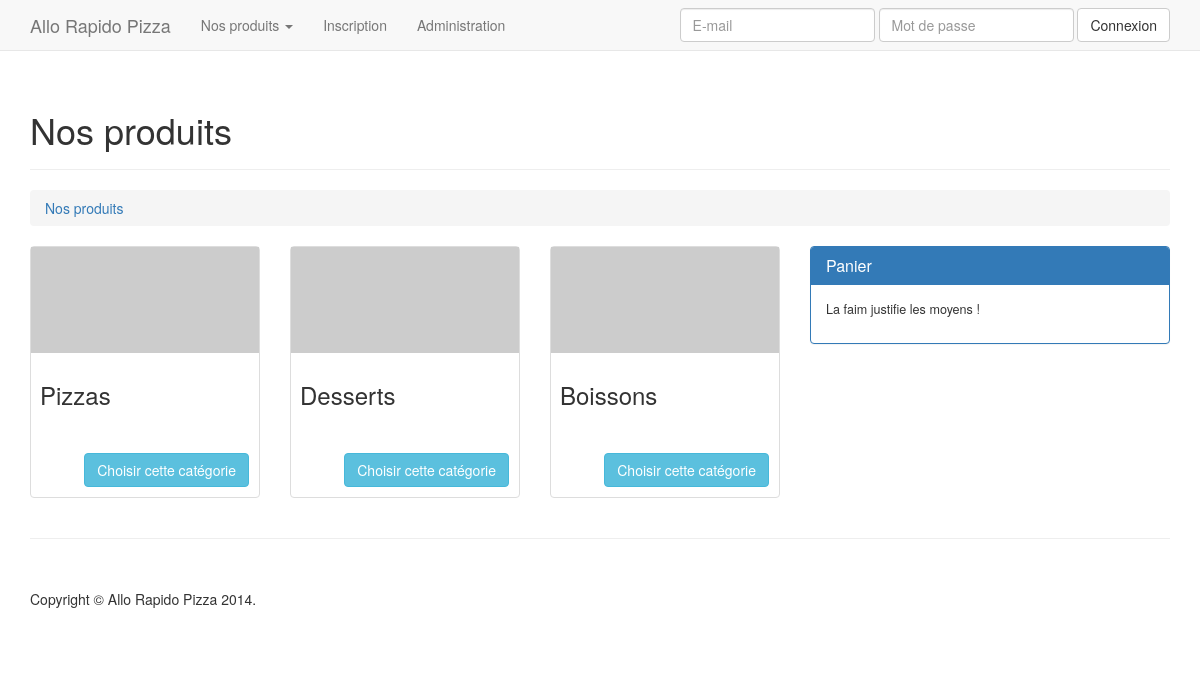
The page / on the database its author committed.
### tables this page shows
CREATE TABLE IF NOT EXISTS `categories` (
`categoryId` int(11) NOT NULL,
  `categoryName` varchar(255) NOT NULL
);

### index.php (called while the page is built, shortened)
<?php
require_once 'dbconnect.php';
require_once 'library/Model.class.php';
require_once 'library/SQLQueryManager.class.php';
require_once 'model/CartModel.class.php';
require_once 'routing.php';
require_once 'controller/controller.php';
require_once 'view/top.phtml';
require_once 'view/' . $menu . '.phtml';
require_once 'view/bottom.phtml';

### controller/controller.php (called while the page is built, shortened)
<?php
$categoryModel = new CategoryModel($PDO);
if (isset($_SESSION['customerArray']))
{
    $customerIsConnected = true;
}
else
{
    $customerIsConnected = false;
}
$categoriesList = $categoryModel->listAll();
if ($menu === 'shop')
{
    $cartModel = new CartModel($PDO);
    $categoryModel = new CategoryModel($PDO);
    $productModel = new ProductModel($PDO);
    if (isset($_GET['categoryId']) && $categoryModel->exists($_GET['categoryId']))
    {
        $productsList = $productModel->listAll($_GET['categoryId']);
        $selectedCategoryName = $categoryModel->getName($_GET['categoryId']);
    }
    else
    {
        $selectedCategoryName = false;
    }
    $cartProductsList = $cartModel->listAll();
    if (count($cartProductsList) === 0)
    {
        $cartIsEmpty = true;
    }
}

### library/Model.class.php (called while the page is built, shortened)
<?php
abstract class Model
{
  protected $SQLQueryManager;
  public function __construct($PDO)
	{
        $SQLQueryManager = new SQLQueryManager($PDO);
	}
  protected function setSQLQueryManager(SQLQueryManager $SQLQueryManager)
  {
    $this->SQLQueryManager = $SQLQueryManager;
  }
  public function listAll()
  {
    return $this->SQLQueryManager->select($this->table);
  }
}

### library/SQLQueryManager.class.php (called while the page is built, shortened)
<?php
class SQLQueryManager
{
  private $PDO;
  protected function setPDO(PDO $PDO)
  {
    $this->PDO = $PDO;
  }
  public function select($table, $whereArray = [], $orderBy = null, $limit = null, $offset = 0)
  {
    $query = "SELECT * FROM " . $table;
    $boundValues = [];
    $statement = $this->PDO->prepare($query);
    $statement->execute($boundValues);
    return $statement->fetchAll();
  }
  public function query($query, $boundValues, $returnResults = false)
  {
    $statement = $this->PDO->prepare($query);
    $statement->execute($boundValues);
    if ($returnResults)
    {
      return $statement->fetchAll();
    }
  }
}

### model/CartModel.class.php (called while the page is built, shortened)
<?php
class CartModel extends Model
{
  public function listAll()
  {
    $query = "SELECT *
              FROM carts_products AS c, products AS p
              WHERE p.productId = c.productId AND c.cartId = :cartId";
    $boundValues = [
      'cartId' => $_SESSION['cartId']
    ];
    return $this->SQLQueryManager->query($query, $boundValues, true);
  }
}

### view/top.phtml (the view, shortened to what this page needs)
<!DOCTYPE html>
<html lang="fr">
<head>
  <link href="//maxcdn.bootstrapcdn.com/bootstrap/3.3.0/css/bootstrap.min.css" rel="stylesheet">
  <link href="view/css/main.css" rel="stylesheet">
</head>
<body>
  <nav class="navbar navbar-default navbar-fixed-top" role="navigation">
    <div class="container">
      <div class="navbar-header">
        <a class="navbar-brand" href="index.php">Allo Rapido Pizza</a>
      </div>
      <div class="collapse navbar-collapse">
        <ul class="nav navbar-nav">
          <li class="dropdown">
            <a href="#" class="dropdown-toggle" data-toggle="dropdown">
              Nos produits <span class="caret"></span>
            </a>
          </li>
          <?php if (!$customerIsConnected): ?>
            <li><a href="index.php?menu=signup">Inscription</a></li>
          <?php endif ?>
          <li><a href="index.php?menu=administration">Administration</a></li>
        </ul>
        <?php if ($customerIsConnected): ?>
          <ul class="nav navbar-nav navbar-right">
            <li><a href="index.php?action=customerDisconnect">Déconnexion</a></li>
          </ul>
        <?php else: ?>
          <form name="formCustomerConnect" action="" method="post" class="navbar-form navbar-right" role="search">
            <div class="form-group">
              <input name="customerEmail" type="email" class="form-control" placeholder="E-mail">
            </div>
            <div class="form-group">
              <input name="customerPassword" type="password" class="form-control" placeholder="Mot de passe">
            </div>
            <button type="submit" class="btn btn-default">Connexion</button>
          </form>
        <?php endif ?>
      </div>
    </div>
  </nav>
  <div class="container">

### view/shop.phtml (shortened to what this page needs)
<div class="page-header">
    <h1>Nos produits</h1>
</div>
<ol class="breadcrumb">
    <li><a href="index.php">Nos produits</a></li>
</ol>
<div class="row">
    <div class="col-md-8">
        <div class="row">
            <?php if (!$selectedCategoryName): ?>
                <?php foreach($categoriesList as $category): ?>
                    <div class="col-sm-4 col-lg-4 col-md-4">
                        <div class="thumbnail">
                            <img src="http://placehold.it/320x150" alt="">
                            <div class="caption">
                                <h3><?= $category['categoryName'] ?></h3>
                            </div>
                            <div class="text-right product-button">
                                <a href="index.php?categoryId=<?= $category['categoryId'] ?>" class="btn btn-info">Choisir cette catégorie</a>
                            </div>
                        </div>
                    </div>
                <?php endforeach ?>
            <?php endif ?>
        </div>
    </div>
    <div id="cart" class="col-md-4">
        <div class="panel  panel-primary">
            <div class="panel-heading">
                <h3 class="panel-title">Panier</h3>
            </div>
            <div class="panel-body">
                <?php if ($cartIsEmpty): ?>
                    <p>La faim justifie les moyens !</p>
                <?php endif ?>
            </div>
        </div>
    </div>
</div>

### view/css/main.css (style rules this page uses)
body { padding-top: 70px; }
.caption { height: 100px; overflow: hidden; }
.thumbnail img { width: 100%; }
.product-button { padding-bottom: 10px; padding-right: 10px; }
.thumbnail { padding: 0; }
#cart { font-size: 90%; }

### rows shown on the page
categories: categoryName "Pizzas"
categories: categoryName "Desserts"
categories: categoryName "Boissons"
